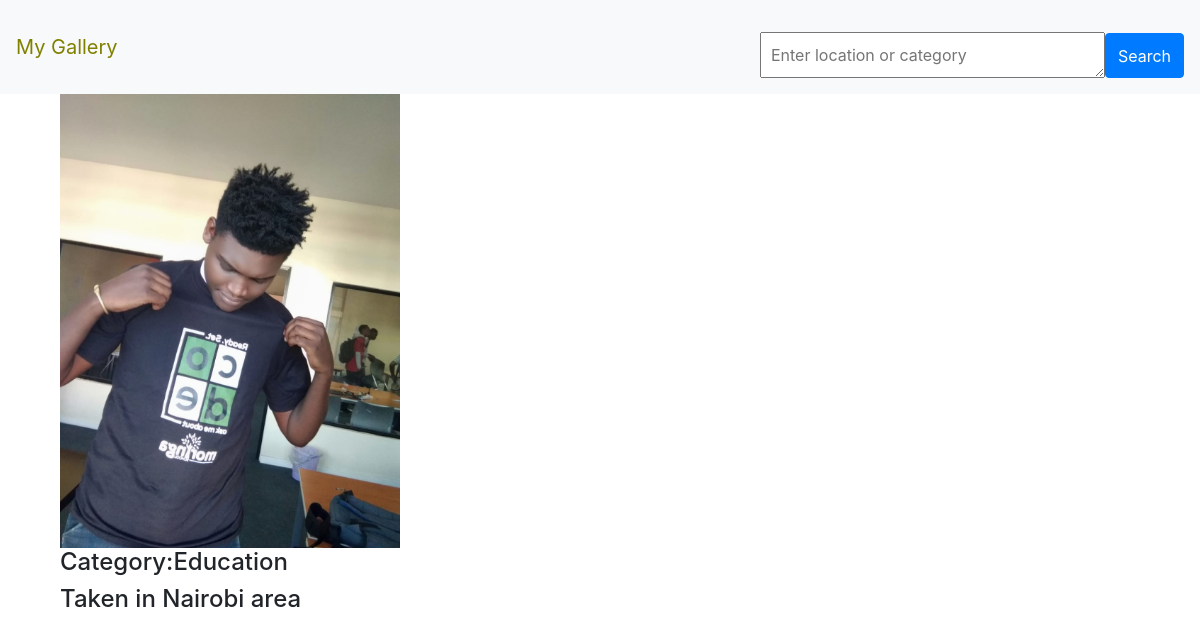
The app's page /, older data.
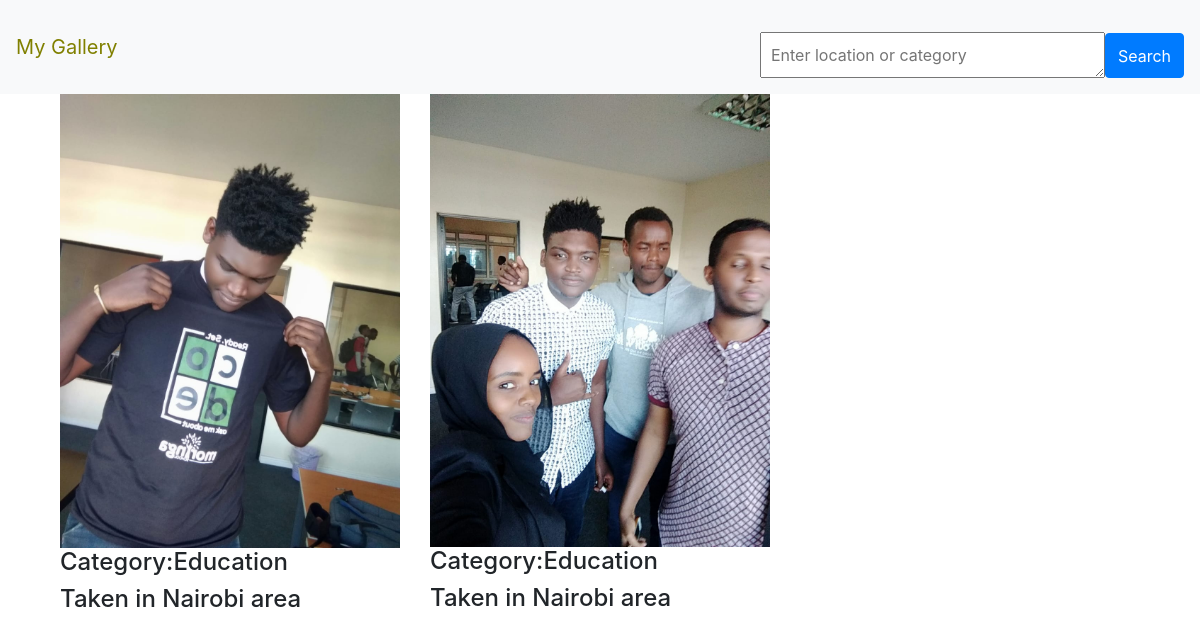
The same page, newer data.
### photos/models.py (models this page shows, shortened)
class Image(models.Model):
    image = models.ImageField(default='default.jpeg', upload_to='profile_pics')
    image_name = models.CharField(max_length=100)
    image_description = models.TextField()
    image_location = models.ForeignKey(Location, on_delete=models.CASCADE)
    image_category = models.ForeignKey(Category, on_delete=models.CASCADE)

class Category(models.Model):
    image_category = models.CharField(max_length=100)
    def __str__(self):
        return self.image_category

class Location(models.Model):
    image_location = models.CharField(max_length=100)
    def __str__(self):
        return self.image_location

### photos/views.py (the view)
# urls.py: path('', PicListView.as_view(), name='gallery-home'),
class PicListView(ListView):
    model = Image
    template_name = 'photos/home.html'
    context_object_name = "images"

### templates/photos/home.html (shortened to what this page needs)
{% extends 'base.html' %}
{% block content %}
<div class="container">
    <div class="row">
                {% for image in images %}
                    <div class="col-md-4">
                    <a data-fancybox href="{{ image.image.url }}"
                       data-caption="<p>{{ image.image_description }}</p> <button type='button' class='btn btn-primary' onclick=CopyFun('{{ image.id }}') name='button' >Copy Link</button>">
                        <img src=" {{ image.image.url }}" alt=" massive image" style='width:100%'>
                    </a>
                    <div><h4>Category:{{ image.image_category}}</h4></div>
                    <div><h4>Taken in {{ image.image_location}} area</h4></div>
                    </div>
                {% endfor %}
    </div>
</div>
{% endblock %}

### templates/base.html (shortened to what this page needs)
{% load static %}
<!DOCTYPE html>
<html lang="en">
<head>
   <link rel="stylesheet" href="https://maxcdn.bootstrapcdn.com/bootstrap/4.3.1/css/bootstrap.min.css">
<link rel="stylesheet" href="https://cdn.jsdelivr.net/gh/fancyapps/fancybox@3.5.7/dist/jquery.fancybox.min.css" />
</head>
<body>
<nav class="navbar navbar-light bg-light">
    <a class="navbar-brand" href="/" style="color:olive;">My Gallery</a>
    <div>
        <form action="{% url 'get_location' %}">
            <div style="float:left;"><textarea name="Location" cols=30 rows=1 class="mt-4"
                                               placeholder="Enter location or category"
                                               style="padding:10px;"></textarea>
            </div>
            <div style="float:left;"><input class="mb-2 btn btn-primary" type="submit" value="Search"
                                            style="height:45px;margin-top:25px;"/></div>
        </form>
    </div>
</nav>
<div class="container">
   {% block content %}
   {% endblock content %}
</div>
</body>
</html>

Row changes from the older to the newer data that the page shows:
added Image: image (picture), image_category "Education", image_location "Nairobi"
